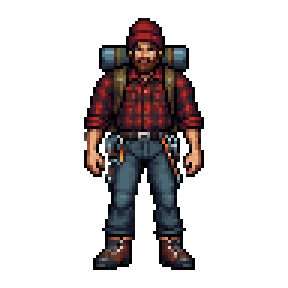
#> input picture assets/climbers/lumberjack/south.png, 96 x 96 px, found by its file name (shown 3 times larger)
$ python runall3.py
#> lines starting #> are read from the running program, lines starting #| are printed output that depends on the picture
# runall.py : reskin every frame of the two base climbers into the two new ones, 4 frames a call, in parallel
import json,os,glob,subprocess,sys
from PIL import Image
from concurrent.futures import ThreadPoolExecutor
A="/home/user/Pinnacle/assets/climbers"
JOBS={"redcat":("woman",None)}
REF="/home/user/Pinnacle/art/reference/ember-ref.png"
INSTR=("Same character as the reference: long straight vivid red hair with blunt bangs, black long-sleeved top, dark charcoal trousers, small nose ring. "
 "A dark slate-grey cat with yellow eyes, as in the reference, sits on her shoulder in every frame, about as big as her head. "
 "Keep her yellow-tan backpack with its rolled mat, the climbing harness with its carabiners, the rope and the orange-brown boots as in the frames. Keep each frame's pose exactly.")
tasks=[]
for new,(base,dj) in JOBS.items():
    desc=INSTR;seed=7601
    frames=sorted(glob.glob(f"{A}/{base}/*/*.png"))+[f"{A}/{base}/south.png"]
    os.makedirs(f"nc/{new}3/in",exist_ok=True)
    pads=[]
    for f in frames:
        rel=os.path.relpath(f,f"{A}/{base}");im=Image.open(f).convert("RGBA");W,H=im.size
#> further down, im is the input picture: PIL image 96x96 RGBA; mean R, G, B, A 15.4, 11, 11.3, 60.4
#> after `W, H = im.size`: W = 96; H = 96
        p=Image.new("RGBA",(128,128));ox,oy=(128-W)//2,(128-H)//2;p.paste(im,(ox,oy))
#> after `p = Image.new('RGBA', (128, 128))`: p: PIL image 128x128 RGBA; every value is 0
#> after `ox, oy = ((128 - W) // 2, (128 - H) // 2)`: ox = 16; oy = 16
#> after `p.paste(im, (ox, oy))`:
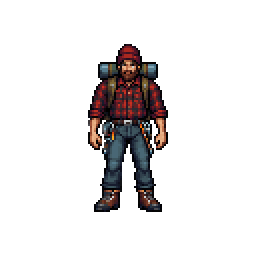
#> p: PIL image 128x128 RGBA (shown 2 times larger); mean R, G, B, A 8.7, 6.2, 6.3, 34; transparent parts drawn white
        pp=f"nc/{new}3/in/"+rel.replace("/","_");p.save(pp);pads.append((pp,rel,ox,oy,W,H))
    for k in range(0,len(pads),3):tasks.append((new,desc,seed,pads[k:k+3],k//3))
def run(t):
    new,desc,seed,grp,n=t;out=f"nc/{new}3/b{n:02d}"
    if all(os.path.exists(f"{out}-{i}.png") for i in range(len(grp))):return n,"cached"
    json.dump({"frame_urls":[g[0] for g in grp],"reference_image_url":REF,"seed":seed,"additional_instructions":desc,"width":128,"height":128},open(out+".json","w"))
    for attempt in range(3):
        r=subprocess.run(["python3","-I","ed.py","transfer_outfit",out+".json",out],capture_output=True,text=True)
        if all(os.path.exists(f"{out}-{i}.png") for i in range(len(grp))):break
    ok=all(os.path.exists(f"{out}-{i}.png") for i in range(len(grp)))
    if ok:
        for i,(pp,rel,ox,oy,W,H) in enumerate(grp):
            im=Image.open(f"{out}-{i}.png").convert("RGBA").crop((ox,oy,ox+W,oy+H));d=f"{A}/{new}/{os.path.dirname(rel)}";os.makedirs(d,exist_ok=True);im.save(f"{A}/{new}/{rel}")
    print(new,n,"ok" if ok else "FAIL "+r.stdout[-300:],flush=True);return n,ok
with ThreadPoolExecutor(3) as ex:list(ex.map(run,tasks))
print("done",len(tasks))
#| done 1

$ run again, with art/reference/copper-approved.png copied over assets/climbers/lumberjack/south.png
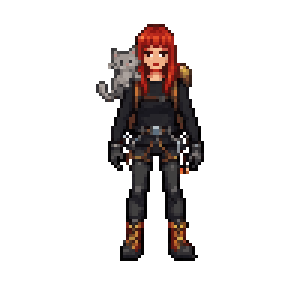
#> input picture art/reference/copper-approved.png, 96 x 96 px, found by its file name (shown 3 times larger)
#> im is the input picture: PIL image 96x96 RGBA; mean R, G, B, A 12.5, 8.4, 7.7, 44.3
#> p: PIL image 128x128 RGBA; every value is 0
#> `p.paste(im, (ox, oy))`:
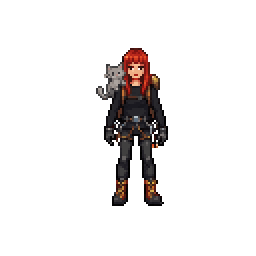
#> p: PIL image 128x128 RGBA (shown 2 times larger); mean R, G, B, A 7, 4.7, 4.4, 24.9; transparent parts drawn white
#| done 1

$ run again, with art/reference/mod-approved.png copied over assets/climbers/lumberjack/south.png
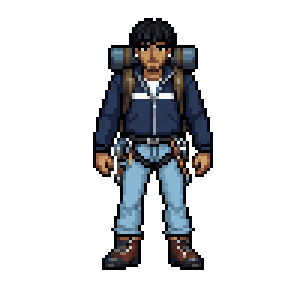
#> input picture art/reference/mod-approved.png, 96 x 96 px, found by its file name (shown 3 times larger)
#> im is the input picture: PIL image 96x96 RGBA; mean R, G, B, A 14.9, 16, 18.1, 60.7
#> p: PIL image 128x128 RGBA; every value is 0
#> `p.paste(im, (ox, oy))`:
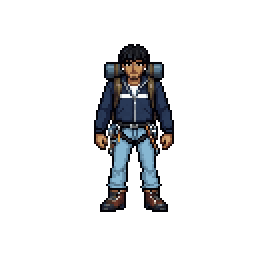
#> p: PIL image 128x128 RGBA (shown 2 times larger); mean R, G, B, A 8.4, 9, 10.2, 34.1; transparent parts drawn white
#| done 1
